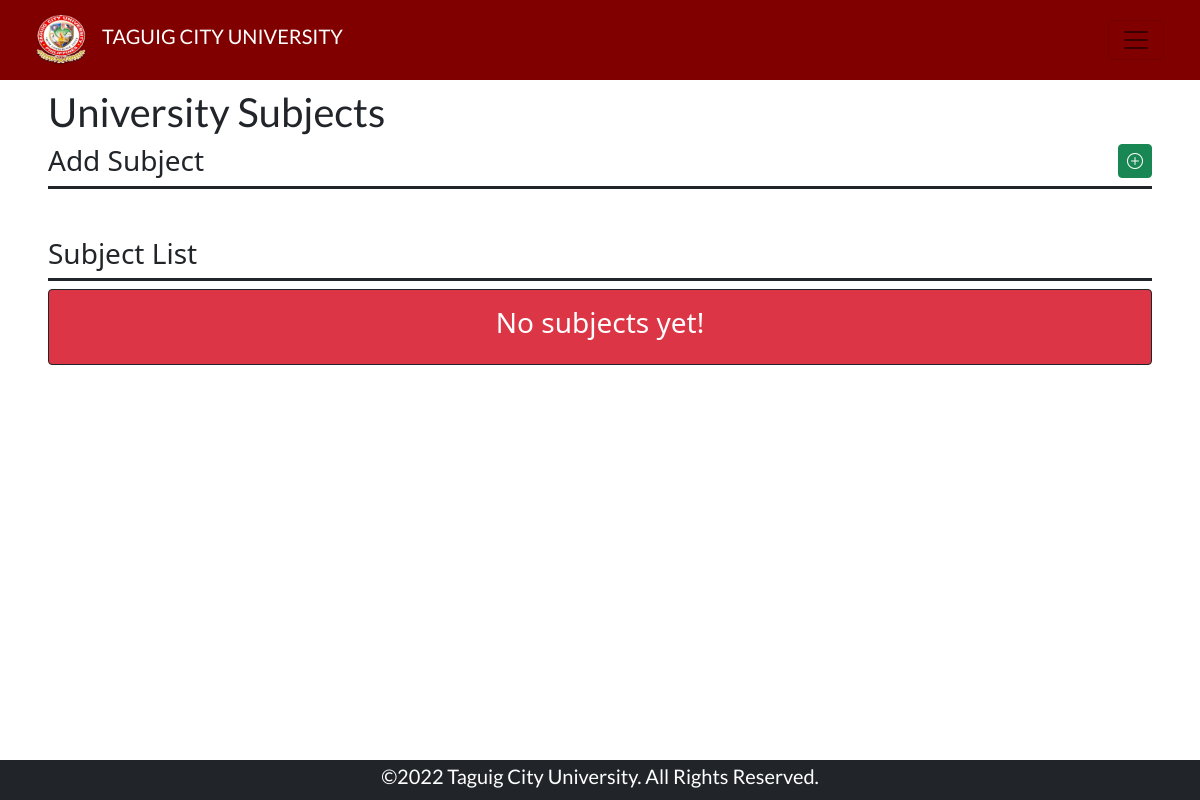
The page /adminSubjects.php on the database as committed earlier.
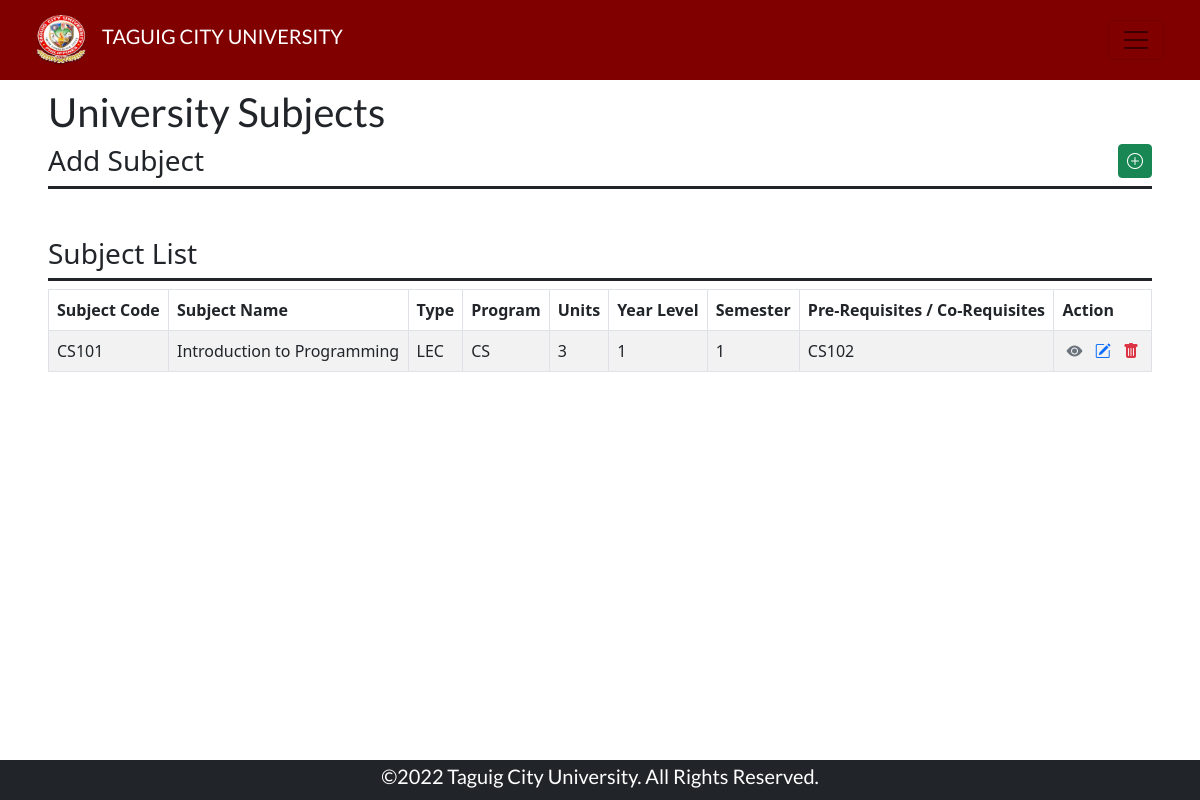
The same page on the database as committed later.
### tables this page shows
CREATE TABLE `subject` (
  `id` int(11) NOT NULL,
  `code` varchar(10) NOT NULL,
  `name` text NOT NULL,
  `type` varchar(3) NOT NULL,
  `units` tinyint(4) NOT NULL,
  `semester` tinyint(4) NOT NULL,
  `year` tinyint(4) NOT NULL,
  `program` varchar(10) NOT NULL,
  `prerequisite` varchar(250) NOT NULL,
  `corequisite` varchar(250) NOT NULL
);

### adminSubjects.php (the view, shortened to what this page needs)
<!doctype html>
<html>
    <head>
        <link rel="stylesheet" href="assets/css/style.css">
        <link rel="stylesheet" href="lib/css/bootstrap.min.css">
        <link rel="stylesheet" href="https://cdn.jsdelivr.net/npm/bootstrap-icons@1.9.1/font/bootstrap-icons.css">
    </head>
    <body>
        <nav class="navbar navbar-expand-lg navbar-light bg-maroon sticky-top px-4">
            <div class="container-fluid">
                <div class="d-flex flex-row align-items-center">
                    <a class="navbar-brand" href="adminDash.php"><img class="logo" src="assets/img/school-logo.png" alt=""></a>
                    <h1 class="fs-5 text-uppercase">Taguig City University</h1>
                </div>
                <button class="navbar-toggler d-inline" type="button" data-bs-toggle="offcanvas" data-bs-target="#offcanvasNavbar" aria-controls="offcanvasNavbar">
                    <span class="navbar-toggler-icon text-white"></span>
                </button>
            </div>
        </nav>
            <div class="d-flex flex-column overflow-scroll py-2 px-5 gap" style="height: 85vh;">
                <div class="d-flex flex-column justify-content-center align-items-start">
                    <h1 class="fs-1 text-dark"> University Subjects </h1>
                </div>
                <div class="d-flex flex-column justify-content-between
                            align-items-start gap-2">
                    <div class="w-100 d-flex flex-row justify-content-start align-items-start pb-0 border-bottom border-3 border-dark">
                        <h2 class="fs-3 text-dark"> Add Subject </h2>
                        <a class="btn btn-success py-1 px-2 ms-auto" data-bs-toggle="collapse" href="#collapseExample" role="button" aria-expanded="false" aria-controls="collapseExample">
                            <i class="bi bi-plus-circle"></i>
                        </a>
                    </div>
                </div>
                <div class="d-flex flex-column justify-content-between
                            align-items-start gap-2 mt-5">
                    <div class="w-100 d-flex flex-row justify-content-start align-items-start pb-0 border-bottom border-3 border-dark">
                        <h2 class="fs-3 text-dark"> Subject List </h2>
                    </div>
                    <?php
                        include('functions/php/config.php');
                        $query = "SELECT * FROM subject";
                        $result = $con->query($query);
                        if(mysqli_num_rows($result) > 0): ?>
                            <table id="" class="table table-striped table-bordered">
                                        <thead>
                                            <tr>
                                                <th>Subject Code</th>
                                                <th>Subject Name</th>
                                                <th>Type</th>
                                                <th>Program</th>
                                                <th>Units</th>
                                                <th>Year Level</th>
                                                <th>Semester</th>
                                                <th>Pre-Requisites / Co-Requisites</th>
                                                <th>Action</th>
                                            </tr>
                                        </thead>
                                        <tbody>
                    <?php while ($row = $result -> fetch_assoc()): ?>
                        <tr>
                            <td class=""><?php echo $row['code']; ?></td>
                            <td class=""><?php echo $row['name']; ?></td>
                            <td class=""><?php echo $row['type']; ?></td>
                            <td class=""><?php echo $row['program']; ?></td>
                            <td class=""><?php echo $row['units']; ?></td>
                            <td class=""><?php echo $row['year']; ?></td>
                            <td class=""><?php echo $row['semester']; ?></td>
                            <td class=""><?php echo $row['prerequisite'] . $row['corequisite']; ?></td>
                            <td class="mx-auto text-center">
                                <a href="#" class="mx-1 clear text-muted view" data-id="<?php echo $row['id']; ?>"
                                    data-bs-toggle="modal" data-bs-target="#view-subj" id="<?php echo $row['id']; ?>">
                                    <i class="bi bi-eye-fill"></i>
                                </a>
                                <a href="#" class="mx-1 clear text-primary edit" data-id="<?php echo $row['id']; ?>"
                                    data-bs-toggle="modal" data-bs-target="#edit-subj" id="<?php echo $row['id']; ?>">
                                    <i class="bi bi-pencil-square"></i>
                                </a>
                                <a href="#" class="mx-1 clear text-danger delete" data-id="<?php echo $row['id']; ?>"
                                    data-bs-toggle="modal" data-bs-target="#del-subj" id="<?php echo $row['id']; ?>">
                                    <i class="bi bi-trash-fill"></i>
                                </a>
                            </td>
                        </tr>
                    <?php endwhile ?>
                        </tbody>
                    </table>
                    <?php else:?>
                        <div class="w-100 card card-body d-flex flex-column border border-dark bg-danger">
                            <h2 class="fs-3 text-white text-center"> No subjects yet! </h2>
                        </div>
                    <?php endif ?>
                </div>
            </div>
            <div class="footer d-flex justify-content-center align-items-center sticky-bottom bg-dark">
                <h1 class="text-white fs-5"> ©2022 Taguig City University. All Rights Reserved.</h1>
            </div>
    </body>
</html>

### assets/css/style.css (style rules this page uses)
body { overflow: auto; scrollbar-width: none; }
.logo { height: 50px; width: 50px; }
.footer { height: 5vh; width: 100vw; }
.bg-maroon { background-color: #800000; }
.navbar { min-height: 10vh; max-height: auto; width: 100vw; }
h1 { font-family:'Lato', sans-serif; color: white; user-select: none; }
.clear { text-decoration: none; }

Rows that differ between the two databases and show on the page:
added subject: code "CS101", name "Introduction to Programming", type "LEC", program "CS", units "3", year "1", semester "1", corequisite "CS102"
Other text that changed with them:
text no longer shown: "No subjects yet!"
text now shown: "Subject Code Subject Name Type Program Units Year Level Semester Pre-Requisites / Co-Requisites Action"
